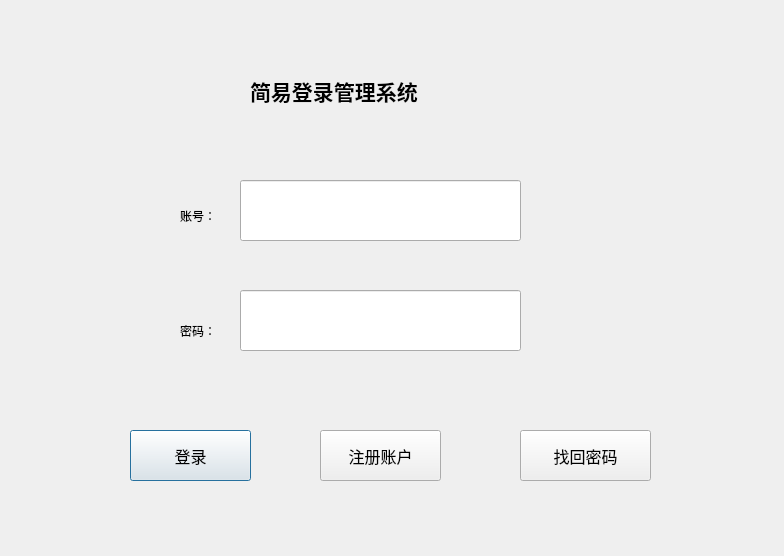
<?xml version="1.0" encoding="UTF-8"?>
<ui version="4.0">
 <class>Logindlg</class>
 <widget class="QDialog" name="Logindlg">
  <property name="geometry">
   <rect>
    <x>0</x>
    <y>0</y>
    <width>784</width>
    <height>556</height>
   </rect>
  </property>
  <property name="windowTitle">
   <string>Dialog</string>
  </property>
  <widget class="QLabel" name="label">
   <property name="geometry">
    <rect>
     <x>250</x>
     <y>50</y>
     <width>241</width>
     <height>81</height>
    </rect>
   </property>
   <property name="font">
    <font>
     <family>Adobe Devanagari</family>
     <pointsize>16</pointsize>
     <weight>75</weight>
     <bold>true</bold>
    </font>
   </property>
   <property name="text">
    <string>简易登录管理系统</string>
   </property>
  </widget>
  <widget class="QLabel" name="label_2">
   <property name="geometry">
    <rect>
     <x>180</x>
     <y>190</y>
     <width>41</width>
     <height>51</height>
    </rect>
   </property>
   <property name="text">
    <string>账号：</string>
   </property>
  </widget>
  <widget class="QLabel" name="label_3">
   <property name="geometry">
    <rect>
     <x>180</x>
     <y>290</y>
     <width>41</width>
     <height>81</height>
    </rect>
   </property>
   <property name="text">
    <string>密码：</string>
   </property>
  </widget>
  <widget class="QLineEdit" name="admin">
   <property name="geometry">
    <rect>
     <x>240</x>
     <y>180</y>
     <width>281</width>
     <height>61</height>
    </rect>
   </property>
   <property name="font">
    <font>
     <family>Adobe Devanagari</family>
     <pointsize>12</pointsize>
     <weight>75</weight>
     <bold>true</bold>
    </font>
   </property>
  </widget>
  <widget class="QLineEdit" name="pwd">
   <property name="geometry">
    <rect>
     <x>240</x>
     <y>290</y>
     <width>281</width>
     <height>61</height>
    </rect>
   </property>
   <property name="font">
    <font>
     <family>Adobe Devanagari</family>
     <pointsize>12</pointsize>
     <weight>75</weight>
     <bold>true</bold>
    </font>
   </property>
  </widget>
  <widget class="QPushButton" name="launch">
   <property name="geometry">
    <rect>
     <x>130</x>
     <y>430</y>
     <width>121</width>
     <height>51</height>
    </rect>
   </property>
   <property name="font">
    <font>
     <family>Adobe Devanagari</family>
     <pointsize>12</pointsize>
     <weight>50</weight>
     <bold>false</bold>
    </font>
   </property>
   <property name="text">
    <string>登录</string>
   </property>
  </widget>
  <widget class="QPushButton" name="register_2">
   <property name="geometry">
    <rect>
     <x>320</x>
     <y>430</y>
     <width>121</width>
     <height>51</height>
    </rect>
   </property>
   <property name="font">
    <font>
     <family>Adobe Devanagari</family>
     <pointsize>12</pointsize>
    </font>
   </property>
   <property name="text">
    <string>注册账户</string>
   </property>
  </widget>
  <widget class="QPushButton" name="back_pwd">
   <property name="geometry">
    <rect>
     <x>520</x>
     <y>430</y>
     <width>131</width>
     <height>51</height>
    </rect>
   </property>
   <property name="font">
    <font>
     <family>Adobe Devanagari</family>
     <pointsize>12</pointsize>
    </font>
   </property>
   <property name="text">
    <string>找回密码</string>
   </property>
  </widget>
 </widget>
 <resources/>
 <connections/>
</ui>
